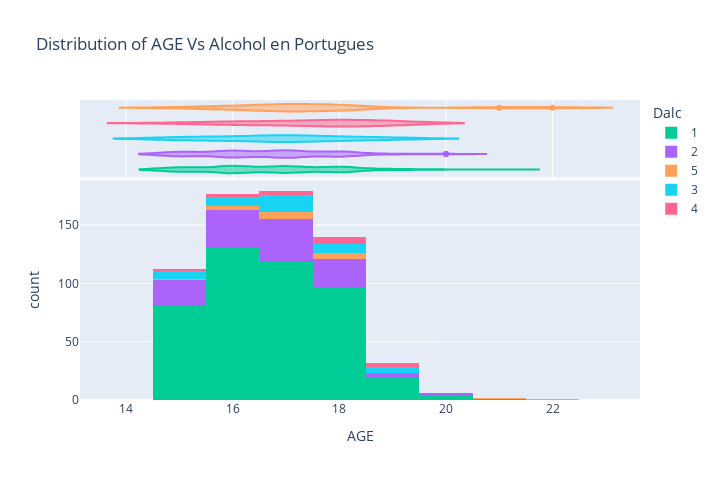

The code cell stored with this chart in its notebook:
### Markdown cell above
# cantidad de alcohol ingerido en fines de semana clase Portugües

### Code cell
import plotly.express as px
fig = px.histogram(alcoholEstudiantesPor, x="age", color="Dalc", marginal="violin", hover_data=alcoholEstudiantesPor.columns, 
                   title ="Distribution of AGE Vs Alcohol en Portugues", 
                   labels={"age": "AGE"},
                   color_discrete_map={"0": "RebeccaPurple", "1": "MediumPurple",},
                   width=720, height=480
                  ) 
fig.show()

### Figure 1 — Plotly figure (JSON) as saved in the notebook; plotly's stock layout.template omitted (floating-point values rounded to 4 significant figures; data arrays with more than 128 entries replaced by an {"elided": "..."} marker saying what was removed)
{"data": [{"alignmentgroup": "True", "bingroup": "x", "hovertemplate": "Dalc=1<br>AGE=%{x}<br>count=%{y}<extra></extra>", "legendgroup": "1", "marker": {"color": "#00cc96"}, "name": "1", "offsetgroup": "1", "orientation": "v", "showlegend": true, "type": "histogram", "x": {"elided": "451 int values"}, "xaxis": "x", "yaxis": "y"}, {"alignmentgroup": "True", "customdata": {"elided": "451x33 mixed values"}, "hovertemplate": "Dalc=%{customdata[26]}<br>AGE=%{customdata[2]}<br>school=%{customdata[0]}<br>sex=%{customdata[1]}<br>address=%{customdata[3]}<br>famsize=%{customdata[4]}<br>Pstatus=%{customdata[5]}<br>Medu=%{customdata[6]}<br>Fedu=%{customdata[7]}<br>Mjob=%{customdata[8]}<br>Fjob=%{customdata[9]}<br>reason=%{customdata[10]}<br>guardian=%{customdata[11]}<br>traveltime=%{customdata[12]}<br>studytime=%{customdata[13]}<br>failures=%{customdata[14]}<br>schoolsup=%{customdata[15]}<br>famsup=%{customdata[16]}<br>paid=%{customdata[17]}<br>activities=%{customdata[18]}<br>nursery=%{customdata[19]}<br>higher=%{customdata[20]}<br>internet=%{customdata[21]}<br>romantic=%{customdata[22]}<br>famrel=%{customdata[23]}<br>freetime=%{customdata[24]}<br>goout=%{customdata[25]}<br>Walc=%{customdata[27]}<br>health=%{customdata[28]}<br>absences=%{customdata[29]}<br>G1=%{customdata[30]}<br>G2=%{customdata[31]}<br>G3=%{customdata[32]}<extra></extra>", "legendgroup": "1", "marker": {"color": "#00cc96"}, "name": "1", "offsetgroup": "1", "scalegroup": "x", "showlegend": false, "type": "violin", "x": {"elided": "451 int values"}, "xaxis": "x2", "yaxis": "y2"}, {"alignmentgroup": "True", "bingroup": "x", "hovertemplate": "Dalc=2<br>AGE=%{x}<br>count=%{y}<extra></extra>", "legendgroup": "2", "marker": {"color": "#ab63fa"}, "name": "2", "offsetgroup": "2", "orientation": "v", "showlegend": true, "type": "histogram", "x": [15, 17, 16, 15, 15, 16, 15, 16, 15, 16, 16, 15, 15, 15, 16, 16, 15, 15, 15, 16, 16, 16, 15, 17, 15, 16, 15, 16, 15, 18, 15, 17, 15, 16, 16, 16, 17, 17, 17, 17, 16, 18, 17, 18, 16, 18, 17, 17, 16, 18, 18, 17, 18, 17, 18, 17, 17, 18, 17, 19, 18, 17, 17, 17, 18, 17, 17, 17, 18, 17, 18, 19, 17, 17, 18, 18, 18, 17, 17, 15, 17, 17, 15, 16, 15, 18, 16, 16, 15, 16, 20, 16, 16, 16, 15, 16, 16, 17, 16, 17, 16, 17, 17, 16, 17, 16, 16, 18, 18, 16, 20, 17, 18, 17, 18, 19, 18, 18, 18, 17, 18], "xaxis": "x", "yaxis": "y"}, {"alignmentgroup": "True", "customdata": {"elided": "121x33 mixed values"}, "hovertemplate": "Dalc=%{customdata[26]}<br>AGE=%{customdata[2]}<br>school=%{customdata[0]}<br>sex=%{customdata[1]}<br>address=%{customdata[3]}<br>famsize=%{customdata[4]}<br>Pstatus=%{customdata[5]}<br>Medu=%{customdata[6]}<br>Fedu=%{customdata[7]}<br>Mjob=%{customdata[8]}<br>Fjob=%{customdata[9]}<br>reason=%{customdata[10]}<br>guardian=%{customdata[11]}<br>traveltime=%{customdata[12]}<br>studytime=%{customdata[13]}<br>failures=%{customdata[14]}<br>schoolsup=%{customdata[15]}<br>famsup=%{customdata[16]}<br>paid=%{customdata[17]}<br>activities=%{customdata[18]}<br>nursery=%{customdata[19]}<br>higher=%{customdata[20]}<br>internet=%{customdata[21]}<br>romantic=%{customdata[22]}<br>famrel=%{customdata[23]}<br>freetime=%{customdata[24]}<br>goout=%{customdata[25]}<br>Walc=%{customdata[27]}<br>health=%{customdata[28]}<br>absences=%{customdata[29]}<br>G1=%{customdata[30]}<br>G2=%{customdata[31]}<br>G3=%{customdata[32]}<extra></extra>", "legendgroup": "2", "marker": {"color": "#ab63fa"}, "name": "2", "offsetgroup": "2", "scalegroup": "x", "showlegend": false, "type": "violin", "x": [15, 17, 16, 15, 15, 16, 15, 16, 15, 16, 16, 15, 15, 15, 16, 16, 15, 15, 15, 16, 16, 16, 15, 17, 15, 16, 15, 16, 15, 18, 15, 17, 15, 16, 16, 16, 17, 17, 17, 17, 16, 18, 17, 18, 16, 18, 17, 17, 16, 18, 18, 17, 18, 17, 18, 17, 17, 18, 17, 19, 18, 17, 17, 17, 18, 17, 17, 17, 18, 17, 18, 19, 17, 17, 18, 18, 18, 17, 17, 15, 17, 17, 15, 16, 15, 18, 16, 16, 15, 16, 20, 16, 16, 16, 15, 16, 16, 17, 16, 17, 16, 17, 17, 16, 17, 16, 16, 18, 18, 16, 20, 17, 18, 17, 18, 19, 18, 18, 18, 17, 18], "xaxis": "x2", "yaxis": "y2"}, {"alignmentgroup": "True", "bingroup": "x", "hovertemplate": "Dalc=5<br>AGE=%{x}<br>count=%{y}<extra></extra>", "legendgroup": "5", "marker": {"color": "#FFA15A"}, "name": "5", "offsetgroup": "5", "orientation": "v", "showlegend": true, "type": "histogram", "x": [16, 16, 15, 16, 18, 18, 17, 22, 17, 21, 17, 17, 17, 18, 17, 18, 18], "xaxis": "x", "yaxis": "y"}, {"alignmentgroup": "True", "customdata": {"elided": "17x33 mixed values"}, "hovertemplate": "Dalc=%{customdata[26]}<br>AGE=%{customdata[2]}<br>school=%{customdata[0]}<br>sex=%{customdata[1]}<br>address=%{customdata[3]}<br>famsize=%{customdata[4]}<br>Pstatus=%{customdata[5]}<br>Medu=%{customdata[6]}<br>Fedu=%{customdata[7]}<br>Mjob=%{customdata[8]}<br>Fjob=%{customdata[9]}<br>reason=%{customdata[10]}<br>guardian=%{customdata[11]}<br>traveltime=%{customdata[12]}<br>studytime=%{customdata[13]}<br>failures=%{customdata[14]}<br>schoolsup=%{customdata[15]}<br>famsup=%{customdata[16]}<br>paid=%{customdata[17]}<br>activities=%{customdata[18]}<br>nursery=%{customdata[19]}<br>higher=%{customdata[20]}<br>internet=%{customdata[21]}<br>romantic=%{customdata[22]}<br>famrel=%{customdata[23]}<br>freetime=%{customdata[24]}<br>goout=%{customdata[25]}<br>Walc=%{customdata[27]}<br>health=%{customdata[28]}<br>absences=%{customdata[29]}<br>G1=%{customdata[30]}<br>G2=%{customdata[31]}<br>G3=%{customdata[32]}<extra></extra>", "legendgroup": "5", "marker": {"color": "#FFA15A"}, "name": "5", "offsetgroup": "5", "scalegroup": "x", "showlegend": false, "type": "violin", "x": [16, 16, 15, 16, 18, 18, 17, 22, 17, 21, 17, 17, 17, 18, 17, 18, 18], "xaxis": "x2", "yaxis": "y2"}, {"alignmentgroup": "True", "bingroup": "x", "hovertemplate": "Dalc=3<br>AGE=%{x}<br>count=%{y}<extra></extra>", "legendgroup": "3", "marker": {"color": "#19d3f3"}, "name": "3", "offsetgroup": "3", "orientation": "v", "showlegend": true, "type": "histogram", "x": [15, 15, 16, 15, 15, 16, 16, 17, 16, 16, 16, 16, 17, 18, 18, 17, 19, 17, 18, 18, 17, 19, 15, 15, 16, 15, 18, 17, 17, 17, 17, 17, 17, 19, 17, 18, 19, 19, 17, 17, 18, 17, 18], "xaxis": "x", "yaxis": "y"}, {"alignmentgroup": "True", "customdata": {"elided": "43x33 mixed values"}, "hovertemplate": "Dalc=%{customdata[26]}<br>AGE=%{customdata[2]}<br>school=%{customdata[0]}<br>sex=%{customdata[1]}<br>address=%{customdata[3]}<br>famsize=%{customdata[4]}<br>Pstatus=%{customdata[5]}<br>Medu=%{customdata[6]}<br>Fedu=%{customdata[7]}<br>Mjob=%{customdata[8]}<br>Fjob=%{customdata[9]}<br>reason=%{customdata[10]}<br>guardian=%{customdata[11]}<br>traveltime=%{customdata[12]}<br>studytime=%{customdata[13]}<br>failures=%{customdata[14]}<br>schoolsup=%{customdata[15]}<br>famsup=%{customdata[16]}<br>paid=%{customdata[17]}<br>activities=%{customdata[18]}<br>nursery=%{customdata[19]}<br>higher=%{customdata[20]}<br>internet=%{customdata[21]}<br>romantic=%{customdata[22]}<br>famrel=%{customdata[23]}<br>freetime=%{customdata[24]}<br>goout=%{customdata[25]}<br>Walc=%{customdata[27]}<br>health=%{customdata[28]}<br>absences=%{customdata[29]}<br>G1=%{customdata[30]}<br>G2=%{customdata[31]}<br>G3=%{customdata[32]}<extra></extra>", "legendgroup": "3", "marker": {"color": "#19d3f3"}, "name": "3", "offsetgroup": "3", "scalegroup": "x", "showlegend": false, "type": "violin", "x": [15, 15, 16, 15, 15, 16, 16, 17, 16, 16, 16, 16, 17, 18, 18, 17, 19, 17, 18, 18, 17, 19, 15, 15, 16, 15, 18, 17, 17, 17, 17, 17, 17, 19, 17, 18, 19, 19, 17, 17, 18, 17, 18], "xaxis": "x2", "yaxis": "y2"}, {"alignmentgroup": "True", "bingroup": "x", "hovertemplate": "Dalc=4<br>AGE=%{x}<br>count=%{y}<extra></extra>", "legendgroup": "4", "marker": {"color": "#FF6692"}, "name": "4", "offsetgroup": "4", "orientation": "v", "showlegend": true, "type": "histogram", "x": [15, 18, 16, 17, 17, 17, 18, 18, 19, 19, 19, 18, 16, 16, 19, 18, 18], "xaxis": "x", "yaxis": "y"}, {"alignmentgroup": "True", "customdata": {"elided": "17x33 mixed values"}, "hovertemplate": "Dalc=%{customdata[26]}<br>AGE=%{customdata[2]}<br>school=%{customdata[0]}<br>sex=%{customdata[1]}<br>address=%{customdata[3]}<br>famsize=%{customdata[4]}<br>Pstatus=%{customdata[5]}<br>Medu=%{customdata[6]}<br>Fedu=%{customdata[7]}<br>Mjob=%{customdata[8]}<br>Fjob=%{customdata[9]}<br>reason=%{customdata[10]}<br>guardian=%{customdata[11]}<br>traveltime=%{customdata[12]}<br>studytime=%{customdata[13]}<br>failures=%{customdata[14]}<br>schoolsup=%{customdata[15]}<br>famsup=%{customdata[16]}<br>paid=%{customdata[17]}<br>activities=%{customdata[18]}<br>nursery=%{customdata[19]}<br>higher=%{customdata[20]}<br>internet=%{customdata[21]}<br>romantic=%{customdata[22]}<br>famrel=%{customdata[23]}<br>freetime=%{customdata[24]}<br>goout=%{customdata[25]}<br>Walc=%{customdata[27]}<br>health=%{customdata[28]}<br>absences=%{customdata[29]}<br>G1=%{customdata[30]}<br>G2=%{customdata[31]}<br>G3=%{customdata[32]}<extra></extra>", "legendgroup": "4", "marker": {"color": "#FF6692"}, "name": "4", "offsetgroup": "4", "scalegroup": "x", "showlegend": false, "type": "violin", "x": [15, 18, 16, 17, 17, 17, 18, 18, 19, 19, 19, 18, 16, 16, 19, 18, 18], "xaxis": "x2", "yaxis": "y2"}], "layout": {"barmode": "relative", "height": 480, "legend": {"title": {"text": "Dalc"}, "tracegroupgap": 0}, "title": {"text": "Distribution of AGE Vs Alcohol en Portugues"}, "width": 720, "xaxis": {"anchor": "y", "domain": [0, 1], "title": {"text": "AGE"}}, "xaxis2": {"anchor": "y2", "domain": [0, 1], "matches": "x", "showgrid": true, "showticklabels": false}, "yaxis": {"anchor": "x", "domain": [0, 0.7326], "title": {"text": "count"}}, "yaxis2": {"anchor": "x2", "domain": [0.7426, 1], "matches": "y2", "showgrid": false, "showline": false, "showticklabels": false, "ticks": ""}}}
